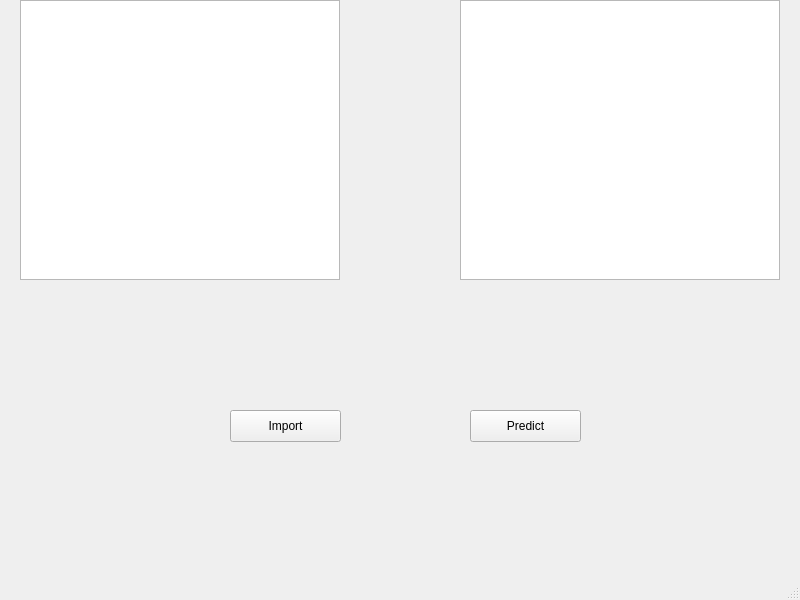
<?xml version="1.0" encoding="UTF-8"?>
<ui version="4.0">
 <class>LuoAndZhu</class>
 <widget class="QMainWindow" name="LuoAndZhu">
  <property name="geometry">
   <rect>
    <x>0</x>
    <y>0</y>
    <width>800</width>
    <height>600</height>
   </rect>
  </property>
  <property name="windowTitle">
   <string>MainWindow</string>
  </property>
  <widget class="QWidget" name="centralwidget">
   <widget class="QGraphicsView" name="originalVIew">
    <property name="geometry">
     <rect>
      <x>20</x>
      <y>0</y>
      <width>320</width>
      <height>280</height>
     </rect>
    </property>
   </widget>
   <widget class="QPushButton" name="importImage">
    <property name="geometry">
     <rect>
      <x>230</x>
      <y>410</y>
      <width>111</width>
      <height>32</height>
     </rect>
    </property>
    <property name="text">
     <string>Import</string>
    </property>
   </widget>
   <widget class="QPushButton" name="predict">
    <property name="geometry">
     <rect>
      <x>470</x>
      <y>410</y>
      <width>111</width>
      <height>32</height>
     </rect>
    </property>
    <property name="text">
     <string>Predict</string>
    </property>
   </widget>
   <widget class="QGraphicsView" name="labeledView">
    <property name="geometry">
     <rect>
      <x>460</x>
      <y>0</y>
      <width>320</width>
      <height>280</height>
     </rect>
    </property>
   </widget>
  </widget>
  <widget class="QMenuBar" name="menubar">
   <property name="geometry">
    <rect>
     <x>0</x>
     <y>0</y>
     <width>800</width>
     <height>22</height>
    </rect>
   </property>
  </widget>
  <widget class="QStatusBar" name="statusbar"/>
 </widget>
 <resources/>
 <connections/>
</ui>
